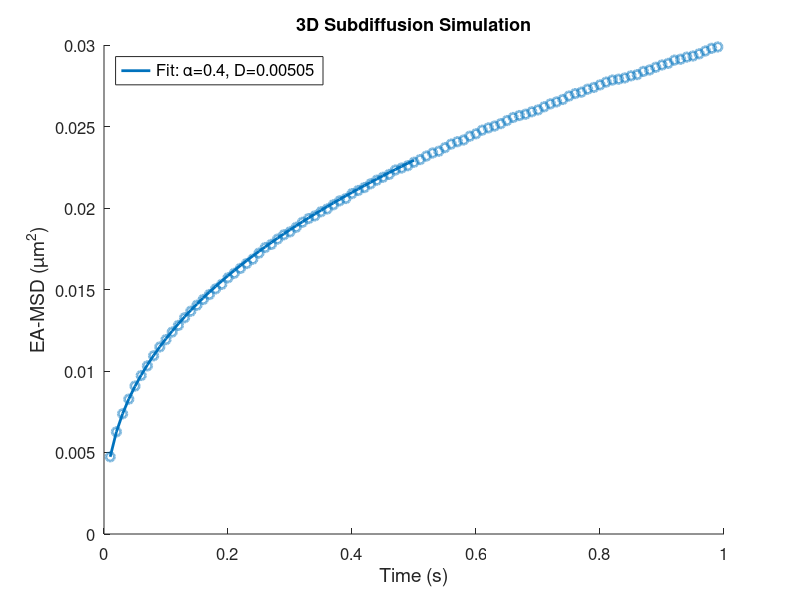

This figure's MATLAB source: (Note: this script raises an error after producing the figure.)
%{
Author: Yu-Huan Wang (Kim Lab at UIUC) - yuhuanw2@illinois.edu
    Creation date: 9/24/2024
    Last update date: 9/29/2024

Description: This code simulation the diffusion following fractional
Brownian Motion (fBM), this allows subdiffusion simulation

fBM core: 10.1103/PhysRevE.110.014105 (Eq.1)

Blurring effects (locErr & motion blur) are not considered in this version

---------------------------------------------------------------------------
%}

clear, clc, close all

simPath = 'C:\Users\yuhuanw2\Documents\MATLAB\simDiffusion\'; cd( simPath)
strain = 'sim';

% imaging parameters
nTracks = 50000; 
nFrames = 100;      % frane number: 100 frames
frameT = 10e-3;    % frame interval: 100 ms
dt = frameT;         % simulation time step: 10 ms

% diffusion parameters
alpha = 0.4;        % subdiffusion exponent
D = 0.005;          % um^2/s
locErr = 0e-3;   % 20 nm, unit: um

% secondary parameters
nAvg = frameT/dt;       % number of averaging frames
nSteps = nFrames* nAvg; % simulation steps

fprintf( '~~~~ Simulation Starts ~~~~\n')
fprintf( '   D = %.1g,  dt = %d ms,  nFrame = %d,  locErr = %.1g um\n\n', D, dt*1e3, nFrames, locErr)


%% Subdiffusion simulation (fBM)

t = dt*( 1: nSteps);    covMat = zeros( nSteps);

tStart = tic;

% creating the covariance matrix
for i = 1: nSteps
    for j = 1: i
        % symmetric matrix, only calculate lower half
        covMat( i, j) = t(i)^alpha + t(j)^alpha - abs( t(i)-t(j))^alpha;        
    end
end

% Cholesky decomposition
L = chol( D* covMat, 'lower');


% tf( nTracks, 1).traj = []; % create tf structure
% traj = wfbm( alpha/2, 100); % matlab function to generate fbm tracks

EnsMSD = nan( nTracks, nSteps-1); 

for i = 1: nTracks

    traj = L* randn( nSteps, 3); % generate subdiffusive tracks
    
    % calculate EA-MSD
    dr = traj( 2:end, :) - traj( 1, :); 
    EnsMSD( i, :) = sum( dr.^2, 2); % squared displacement (t-1 timelags)
end

fprintf( '~~~~  Time: %.2f s (%d tracks, %d steps)  ~~~~\n\n', toc( tStart), nTracks, nSteps)


%% plot MSD & Fit

figure( 'Position', [1000 400 400 400])

fitR = 1: 3; % fitting region of MSD
dim = 3; % dimension of the system

    eaMSD = mean( EnsMSD, 1);
    time = dt*( 1:length( eaMSD));

    % linear fit in log-log scale 
    f = polyfit( log( time( fitR)), log( eaMSD( fitR)), 1);
    alphaFit = f(1);    DFit = exp( f(2))/ (2*dim);
    
    scatter( time, eaMSD, 40, 'LineWidth', 2, ...
        'MarkerEdgeAlpha', 0.5, 'HandleVisibility','off'), hold on

    tFit = time( 1: round( end/2));  MSDFit =  2* dim* DFit* tFit.^ alphaFit;
    plot( tFit, MSDFit, 'LineWidth', 2, 'DisplayName', sprintf( 'Fit: \\alpha=%.2g, D=%.3g', alphaFit, DFit))


% plot setting
figure( gcf)
set( gca, 'FontSize', 12)
xlabel( 'Time (s)', 'FontSize', 14)
ylabel( 'EA-MSD (µm^2)', 'FontSize', 14)
legend( 'Location', 'northwest', 'FontSize', 12)
title( '3D Subdiffusion Simulation', 'FontSize', 13)
subtitle( sprintf( 'Input: \\alpha=%g, D=%.0g, \\sigma=%.0fnm', alpha, D, locErr*1e3), 'FontSize', 13)
set( gca, 'Xscale', 'log', 'YScale', 'log')

simTxt = sprintf( '%d tracks\n  dt = %dms', nTracks, dt*1e3);
text( 0.55, 0.2, simTxt, 'FontSize', 13, 'Units', 'normalized')



